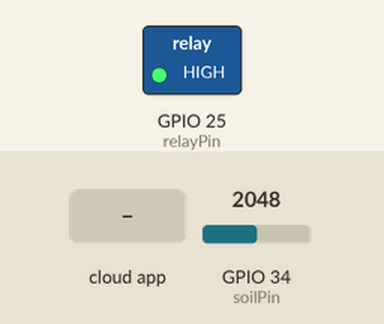
This sketch was run on a simulated ESP32. Parts: switched loads named in the sketch (green lamp = pin HIGH). Inputs (shaded band) come from the test bench; at power-on: GPIO 34 (soilPin) = 2048. WiFi joins after 1.5 s; servers stay silent unless stated; the Firebase database answers and starts empty; what the sketch prints to the serial monitor is not drawn.

Above: at 2.7 s.
2.8 s: GPIO 34 (soilPin) set to 1322
6.6 s: GPIO 34 (soilPin) set to 1215
At 7.1 s:
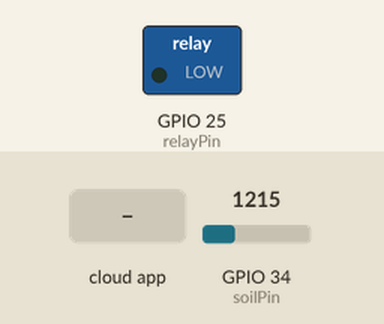
10.1 s: the phone or cloud app sets mode_manual to 1
13.6 s: the phone or cloud app sets status_relay to 1
At 14.5 s:
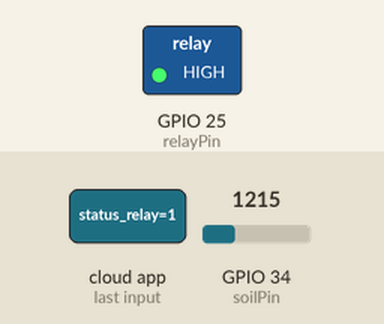
17.1 s: the phone or cloud app sets status_relay to 0
At 18.4 s:
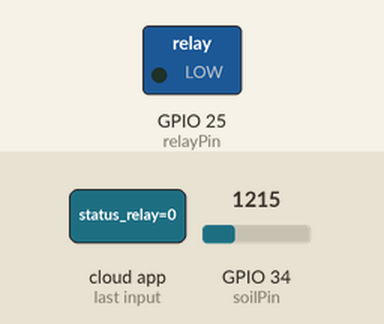
Timing chart, 0 to 19.9 s (numbered marks = the images above; inputs shaded):
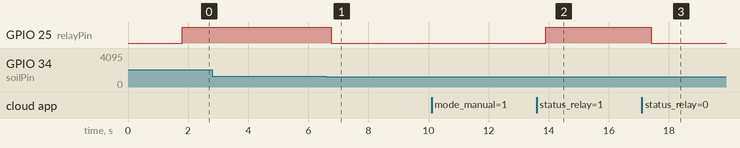

The sketch:

Monitoring-Kelembaban-Tanah-Hardware.ino
```cpp
#include <WiFi.h>
#include <FirebaseESP32.h>

// 1. Data WiFi
#define WIFI_SSID ""//Masukan id WI-FI
#define WIFI_PASSWORD ""//Masukan Password

// 2. Data Firebase
#define FIREBASE_HOST ""//Masukan URL Firebae RTDB
#define FIREBASE_AUTH ""//Masukan databases secrets

// Objek data Firebase
FirebaseData fbdo;
FirebaseAuth auth;
FirebaseConfig config;

// Konfigurasi Pin
const int soilPin = 34;
const int relayPin = 25;

void setup() {
  Serial.begin(115200);

  // Setup Pin Relay - High Trigger
  digitalWrite(relayPin, LOW); // Pompa mati saat awal
  pinMode(relayPin, OUTPUT);

  // Koneksi ke WiFi
  WiFi.begin(WIFI_SSID, WIFI_PASSWORD);
  Serial.print("Connecting to WiFi");
  while (WiFi.status() != WL_CONNECTED) {
    delay(500);
    Serial.print(".");
  }
  Serial.println("\nConnected!");

  // Konfigurasi Firebase
  config.host = FIREBASE_HOST;
  config.signer.tokens.legacy_token = FIREBASE_AUTH;
  Firebase.begin(&config, &auth);
  Firebase.reconnectWiFi(true);
}

void loop() {
  if (Firebase.ready()) {
    // 1. Ambil Mode (Manual atau Otomatis) dari Firebase
    int modeManual = 0;
    if (Firebase.getInt(fbdo, "/mode_manual")) {
      modeManual = fbdo.intData();
    }

    // 2. Baca Sensor & Hitung Kelembaban
    int rawValue = analogRead(soilPin);
    int humidity = map(rawValue, 2600, 950, 0, 100);
    humidity = constrain(humidity, 0, 100);

    // Menentukan Status Tanah untuk Serial Monitor
    String statusTanah;
    if (humidity < 40) statusTanah = "KERING";
    else if (humidity <= 80) statusTanah = "LEMBAB";
    else statusTanah = "BASAH";

    // HANYA MENGIRIM DATA PERSENTASE KELEMBABAN KE FIREBASE
    Firebase.setInt(fbdo, "/kelembaban", humidity);

    if (modeManual == 1) {
      // --- MODE MANUAL ---
      if (Firebase.getInt(fbdo, "/status_relay")) {
        int perintahStatus = fbdo.intData();
        if (perintahStatus == 1) {
          digitalWrite(relayPin, HIGH); // NYALA
        } else {
          digitalWrite(relayPin, LOW);  // MATI
        }
      }

      // Indikator Serial Monitor
      Serial.print("Mode: MANUAL | Sensor: ");
      Serial.print(rawValue);
      Serial.print(" | Kelembaban: ");
      Serial.print(humidity);
      Serial.print("% (");
      Serial.print(statusTanah);
      Serial.print(") | Relay: ");
      Serial.println(digitalRead(relayPin) == HIGH ? "ON" : "OFF");
    }
    else {
      // --- MODE OTOMATIS ---
      if (humidity <= 40) {
        digitalWrite(relayPin, HIGH); // NYALA
        Firebase.setInt(fbdo, "/status_relay", 1);
      }
      else if (humidity >= 80) {
        digitalWrite(relayPin, LOW); // MATI
        Firebase.setInt(fbdo, "/status_relay", 0);
      }

      // Indikator Serial Monitor
      Serial.print("Mode: OTOMATIS | Sensor: ");
      Serial.print(rawValue);
      Serial.print(" | Kelembaban: ");
      Serial.print(humidity);
      Serial.print("% (");
      Serial.print(statusTanah);
      Serial.print(") | Relay: ");
      Serial.println(digitalRead(relayPin) == HIGH ? "ON" : "OFF");
    }
  }
  delay(1300);
}
```

Measured:
- the behaviour switches between 1281 and 1280 on GPIO 34 (soilPin) (found by bisection; images 0 and 1)
- after the input at 2.8 s, every drawn part: stays the same
- after the input at 6.6 s, GPIO 25 (relayPin): HIGH → LOW after 0.16 s
- after the input at 10.1 s, every drawn part: stays the same
- after the input at 13.6 s, GPIO 25 (relayPin): LOW → HIGH after 0.31 s
- after the input at 17.1 s, GPIO 25 (relayPin): HIGH → LOW after 0.31 s
